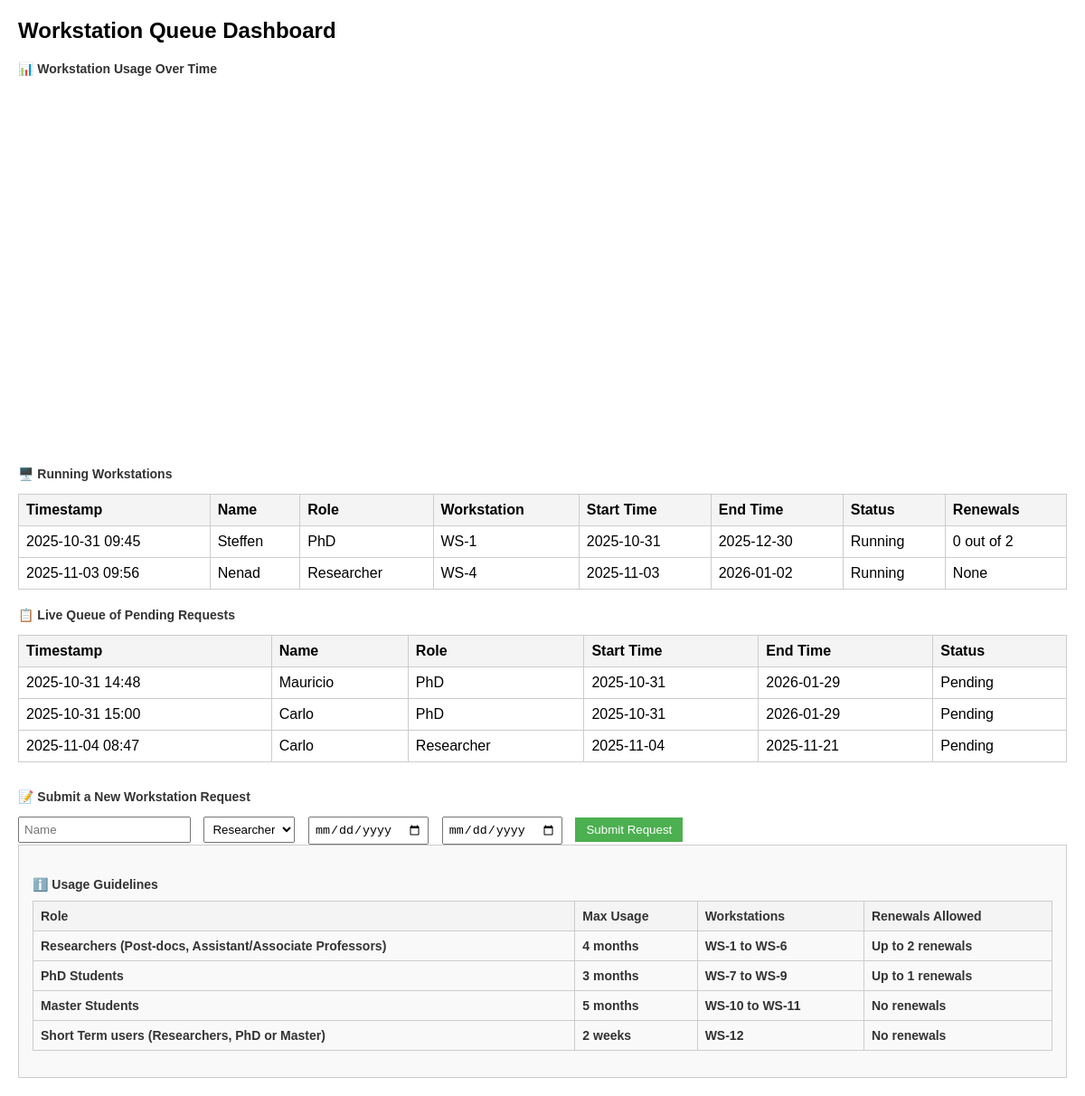
Page / (signed in) on the earlier database version.
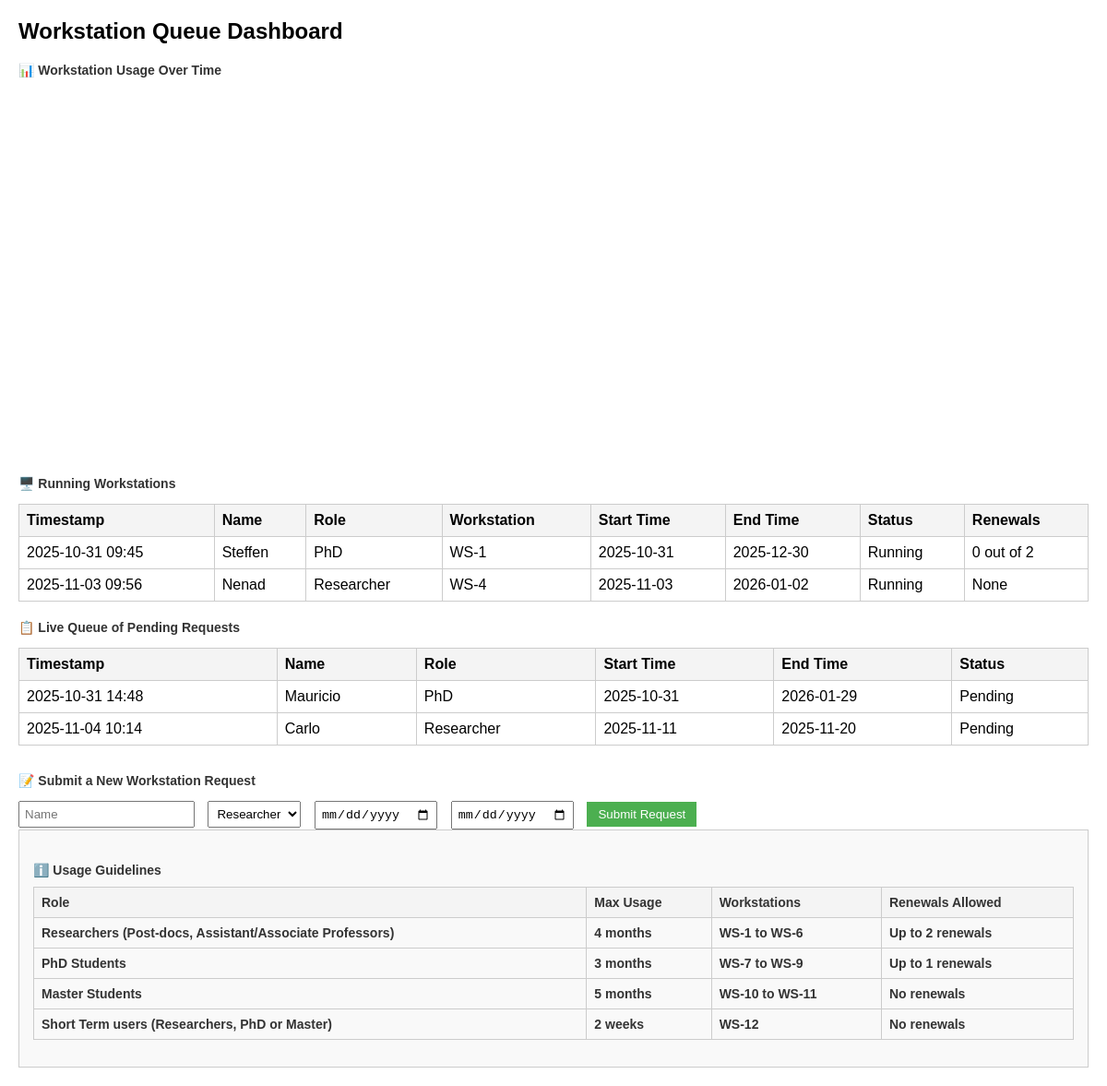
Same page on the later database version.
### app.py (models this page shows)
class Request(db.Model):
    id = db.Column(db.Integer, primary_key=True)
    timestamp = db.Column(db.DateTime, default=datetime.utcnow)
    name = db.Column(db.String(100))
    role = db.Column(db.String(50))
    start_time = db.Column(db.String(50))
    end_time = db.Column(db.String(50))
    status = db.Column(db.String(50), default="Pending")
    workstation = db.Column(db.String(50))
    renewals = db.Column(db.Integer)

### app.py (the view)
@app.route('/')
@login_required
def dashboard():
    Request.query.filter_by(status='Completed').delete()
    db.session.commit()
    pending_requests = (Request.query.filter_by(status='Pending').order_by(Request.role.asc(),Request.timestamp.asc()).all())
    running_requests = (Request.query.filter_by(status='Running').order_by(Request.role.asc(),Request.timestamp.asc()).all())
    chart_data = []
    for req in running_requests:
        chart_data.append({
            "name": req.name or "",
            "workstation": req.workstation or "",
            "start": str(req.start_time),
            "end": str(req.end_time),
            "renewals": req.renewals or "",
            "color": "blue" if req.role == "PhD" else "orange" if req.role == "Master" else "green"
        })
    return render_template('dashboard.html',
                           pending_requests=pending_requests,
                           running_requests=running_requests,
                           chart_data=chart_data)

### app.py (called while the page is built)
@login_manager.user_loader
def load_user(user_id):
    return User.query.get(int(user_id))

### templates/dashboard.html (shortened to what this page needs)
<!DOCTYPE html>
<html lang="en">
<head>
</head>
<body>
    <h1>Workstation Queue Dashboard</h1>
    <h2>📊 Workstation Usage Over Time</h2>
    <div id="usageChart" style="width:100%;height:400px;"></div>
    <h3>🖥️ Running Workstations</h3>
    <table>
        <tr><th>Timestamp</th><th>Name</th><th>Role</th><th>Workstation</th><th>Start Time</th><th>End Time</th><th>Status</th><th>Renewals</th></tr>
        {% for req in running_requests %}
        <tr>
            <td>{{ req.timestamp.strftime('%Y-%m-%d %H:%M') }}</td>
            <td>{{ req.name }}</td>
            <td>{{ req.role }}</td>
            <td>{{ req.workstation }}</td>
            <td>{{ req.start_time }}</td>
            <td>{{ req.end_time }}</td>
            <td>{{ req.status }}</td>
            <td>{{ req.renewals }}</td>
        </tr>
        {% endfor %}
    </table>
    <h3>📋 Live Queue of Pending Requests</h3>
    <table>
        <tr><th>Timestamp</th><th>Name</th><th>Role</th><th>Start Time</th><th>End Time</th><th>Status</th></tr>
        {% for req in pending_requests %}
        <tr>
            <td>{{ req.timestamp.strftime('%Y-%m-%d %H:%M') }}</td>
            <td>{{ req.name }}</td>
            <td>{{ req.role }}</td>
            <td>{{ req.start_time }}</td>
            <td>{{ req.end_time }}</td>
            <td>{{ req.status }}</td>
        </tr>
        {% endfor %}
    </table>
<div class="form-section">
<h3>📝 Submit a New Workstation Request</h3>
<form id="requestForm">
<input name="name" placeholder="Name" required="" type="text"/>
<select name="role">
<option value="Researcher">Researcher</option>
</select>
<input name="startTime" required="" type="date"/>
<input name="endTime" required="" type="date"/>
<button class="submit-btn" type="submit">Submit Request</button>
</form>
</div>
    <div style="background-color:#f9f9f9; padding:15px; border:1px solid #ccc; margin-bottom:20px;">
<h3>ℹ️ Usage Guidelines
<table border="1" style="width:100%; margin-top:10px; border-collapse:collapse;">
<thead>
<tr style="background-color:#f2f2f2;">
<th>Role</th>
<th>Max Usage</th>
<th>Workstations</th>
<th>Renewals Allowed</th>
</tr>
</thead>
<tbody>
<tr>
<td>Researchers (Post-docs, Assistant/Associate Professors)</td>
<td>4 months</td>
<td>WS-1 to WS-6</td>
<td>Up to 2 renewals</td>
</tr>
<tr>
<td>PhD Students</td>
<td>3 months</td>
<td>WS-7 to WS-9</td>
<td>Up to 1 renewals</td>
</tr>
<tr>
<td>Master Students</td>
<td>5 months</td>
<td>WS-10 to WS-11</td>
<td>No renewals</td>
</tr>
<tr>
<td>Short Term users (Researchers, PhD or Master)</td>
<td>2 weeks</td>
<td>WS-12</td>
<td>No renewals</td>
</tr>
</tbody>
</table>
</h3>
</body>
</html>

Differences in the rows shown:
removed Request: timestamp "2025-10-31 15:00", name "Carlo", role "PhD", start_time "2025-10-31", end_time "2026-01-29", status "Pending", shown under "📋 Live Queue of Pending Requests"
changed Request "Carlo": timestamp "2025-11-04 08:47" → "2025-11-04 10:14"; start_time "2025-11-04" → "2025-11-11"; end_time "2025-11-21" → "2025-11-20"
